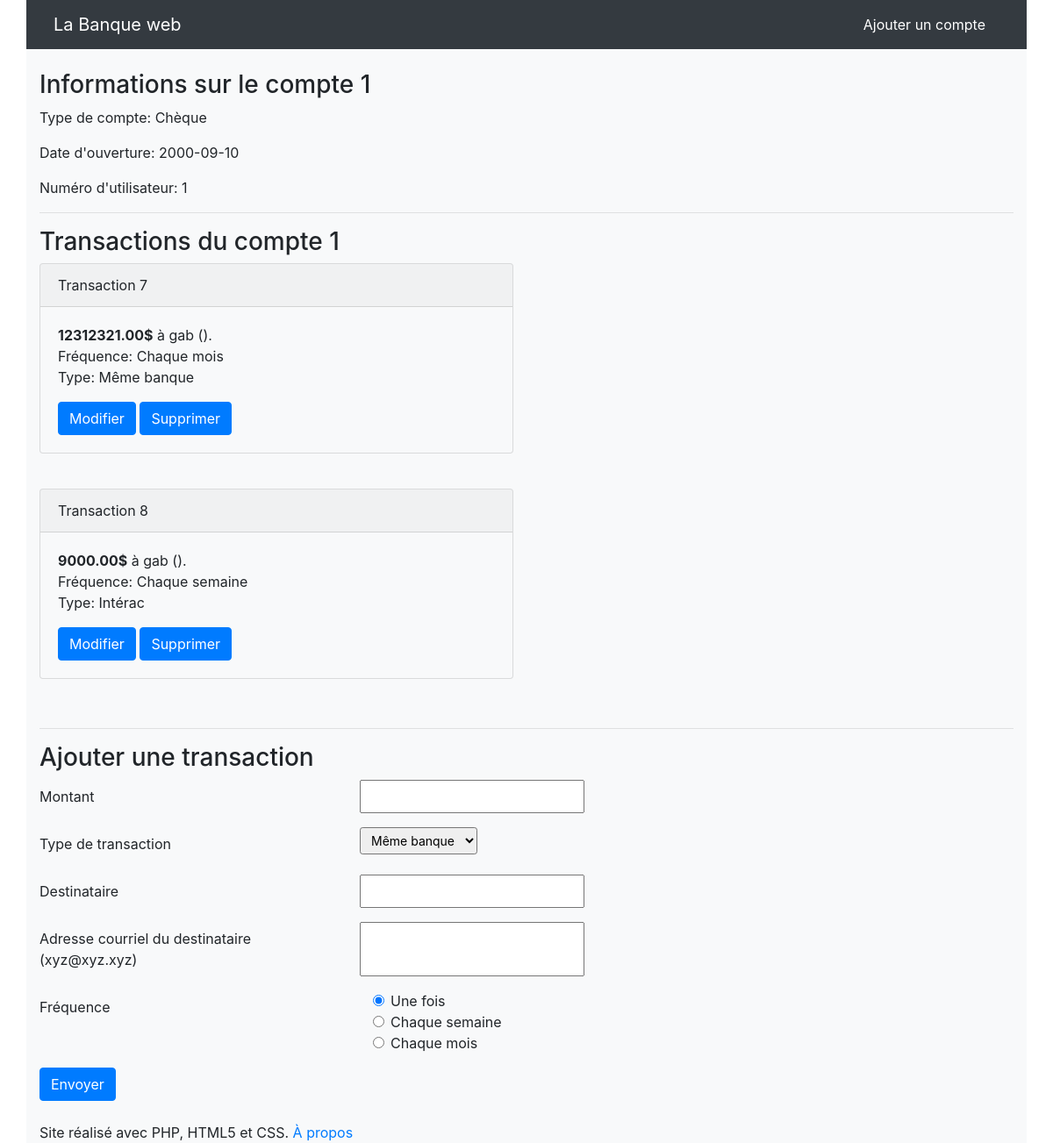
The page /index.php?action=compte&id=1 on the database as committed earlier.
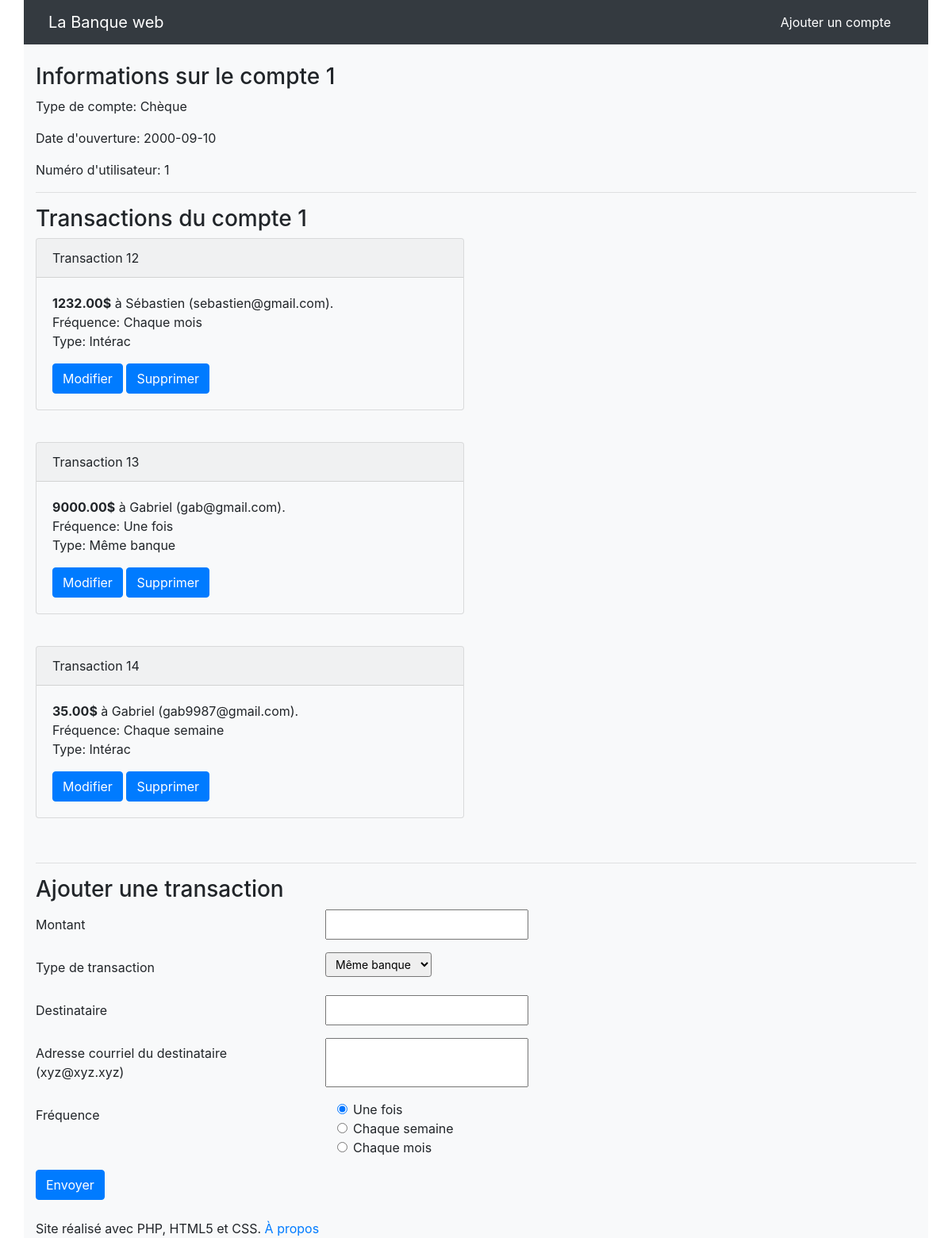
The same page on the database as committed later.
### tables this page shows
CREATE TABLE `comptes` (
  `id` int(11) NOT NULL,
  `type_compte` varchar(255) NOT NULL,
  `date` date NOT NULL,
  `id_utilisateur` int(11) NOT NULL
);

CREATE TABLE `transactions` (
  `id` int(11) NOT NULL,
  `montant` decimal(10,2) NOT NULL,
  `type_transaction` varchar(255) NOT NULL,
  `destinataire` varchar(255) NOT NULL,
  `courrielDestinataire` varchar(255) NOT NULL,
  `frequence` varchar(255) NOT NULL,
  `id_compte` int(11) NOT NULL
);

### Controleur/Controleur.php (called while the page is built, shortened)
<?php
require 'Modele/modele.php';
function compte($idCompte, $erreur)
{
    $compte = getCompte($idCompte);
    $transactions = getTransactions($idCompte);
    require 'Vue/vueCompte.php';
}

### Modele/modele.php (called while the page is built, shortened)
<?php
function getBdd()
{
    $bdd = new PDO('mysql:host=localhost;dbname=banque_web;charset=utf8', 'root', 'mysql', array(PDO::ATTR_ERRMODE => PDO::ERRMODE_EXCEPTION));
    return $bdd;
}
function getCompte($idCompte)
{
    $bdd = getBdd();
    $compte = $bdd->prepare('select id, type_compte, date, id_utilisateur from comptes where id=?');
    $compte->execute(array($idCompte));
    if ($compte->rowCount() == 1)
        return $compte->fetch();
    else
        throw new Exception("Aucun compte ne correspond à l'identifiant '$idCompte'");
}
function getTransactions($idCompte)
{
    $bdd = getBdd();
    $transactions = $bdd->prepare('select id, montant, type_transaction, destinataire, courrielDestinataire, frequence, id_compte from transactions where id_compte=?');
    $transactions->execute(array($idCompte));
    return $transactions;
}

### Vue/vueCompte.php (the view, shortened to what this page needs)
    <article>
        <header>
            <br>
            <h3>Informations sur le compte <?= $compte['id'] ?></h3>
            <p>Type de compte: <?= $compte['type_compte'] ?></p>
            <p>
                <time>Date d'ouverture: <?= $compte['date'] ?></time>
            </p>
            <p>Numéro d'utilisateur: <?= $compte['id_utilisateur'] ?></p>
        </header>
    </article>
    <hr/>
    <header>
        <h3>Transactions du compte <?= $compte['id'] ?></h3>
    </header>
<?php foreach ($transactions as $transaction): ?>
    <div class="card bg-light mb-3" style="max-width: 540px;">
        <div class="card-header">
            Transaction <?= $transaction['id'] ?>
        </div>
        <div class="card-body">
            <p>
                <strong><?= $transaction['montant'] ?>$</strong> à <?= $transaction['destinataire'] ?>
                (<?= $transaction['courrielDestinataire'] ?>). <br>
                Fréquence: <?= $transaction['frequence'] ?> <br>
                Type: <?= $transaction['type_transaction'] ?>
            </p>
            <a class="btn btn-primary" href="index.php?action=modifier&id=<?= $transaction['id'] ?>">Modifier</a> <a
                    class="btn btn-primary"
                    href="index.php?action=confirmer&id=<?= $transaction['id'] ?>">Supprimer</a>
        </div>
    </div>
    <br>
<?php endforeach; ?>
    <hr>
    <form action="index.php?action=transaction" method="post">
        <h3>Ajouter une transaction</h3>
        <div>
            <div class="form-group row">
                <label for="montant" class="col-sm-4 col-form-label">Montant </label><input type="text" name="montant"
                                                                                            id="auto"/>
            </div>
            <div class="form-group row">
                <label for="type_transaction" class="col-sm-4 col-form-label">Type de transaction </label>
                <select class="form-control-sm" name="type_transaction">
                    <option value="Même banque">Même banque</option>
                </select>
            </div>
            <div class="form-group row">
                <label for="destinataire" class="col-sm-4 col-form-label">Destinataire </label><input id="destinataire"
                                                                                                      name="destinataire"
                                                                                                      type="text"/>
            </div>
            <div class="form-group row">
                <label for="courrielDestinataire" class="col-sm-4 col-form-label">Adresse courriel du
                    destinataire (xyz@xyz.xyz) </label><input id="courrielDestinataire"
                                                              name="courrielDestinataire"
                                                              type="text"/>
                <div class="col-sm-3">
                </div>
            </div>
            <fieldset class="form-group">
                <div class="row">
                    <label for="frequence" class="col-sm-4 col-form-label">Fréquence </label>
                    <div class="col-sm-3">
                        <div class="form-check">
                            <input class="form-check-input" type="radio" name="frequence" value="Une fois" id="uneFois"
                                   checked="checked"/>
                            <label class="form-check-label" for="uneFois">Une fois</label>
                        </div>
                        <div class="form-check">
                            <input class="form-check-input" type="radio" name="frequence" value="Chaque semaine"
                                   id="semaine"/>
                            <label class="form-check-label" for="semaine">Chaque semaine</label>
                        </div>
                        <div class="form-check ">
                            <input class="form-check-input" type="radio" name="frequence" value="Chaque mois"
                                   id="mois"/>
                            <label class="form-check-label" for="mois">Chaque mois</label>
                        </div>
                    </div>
                </div>
            </fieldset>
            <input class="btn btn-primary" type="submit" value="Envoyer"/>
        </div>
    </form>
<?php $contenu = ob_get_clean(); ?>
<?php require 'Vue/gabarit.php'; ?>

### index.php
<?php
require './Controleur/Controleur.php';
try {
    if (isset($_GET['action'])) {
        if ($_GET['action'] == 'compte') {
            if (isset($_GET['id'])) {
                $id = intval($_GET['id']);
                if ($id != 0) {
                    $erreur = isset($_GET['erreur']) ? $_GET['erreur'] : '';
                    compte($id, $erreur);
                } else
                    throw new Exception("Identifiant de compte incorrect");
            } else
                throw new Exception("Aucun identifiant de compte");
        } else if ($_GET['action'] == 'transaction') {
            if (isset($_POST['id_compte'])) {
                $id = intval($_POST['id_compte']);
                if ($id != 0) {
                    $compte = getCompte($id);
                    $transaction = $_POST;
                    transaction($transaction);
                } else
                    throw new Exception("Identifiant de compte incorrect");
            } else
                throw new Exception("Aucun identifiant de compte");
        } else if ($_GET['action'] == 'confirmer') {
            if (isset($_GET['id'])) {
                $id = intval($_GET['id']);
                if ($id != 0) {
                    confirmer($id);
                } else
                    throw new Exception("Identifiant de transaction incorrect");
            } else
                throw new Exception("Aucun identifiant de transaction");
        } else if ($_GET['action'] == 'supprimer') {
            if (isset($_POST['id'])) {
                $id = intval($_POST['id']);
                if ($id != 0) {
                    supprimer($id);
                } else
                    throw new Exception("Identifiant de transaction incorrect");
            } else
                throw new Exception("Aucun identifiant de transaction");
        } else if ($_GET['action'] == 'nouveauCompte') {
            nouveauCompte();
        } else if ($_GET['action'] == 'ajouter') {
            $compte = $_POST;
            ajouter($compte);
        } else if ($_GET['action'] == 'modifier') {
            if (isset($_GET['id'])) {
                $id = intval($_GET['id']);
                if ($id != 0) {
                    modifier($id);
                } else
                    throw new Exception("Identifiant de transaction incorrect");
            } else
                throw new Exception("Aucun identifiant de transaction");
        } else if ($_GET['action'] == 'appliquerModification') {
            if (isset($_POST['id'])) {
                $id = intval($_POST['id']);
                if ($id != 0) {
                    $transaction = $_POST;
                    appliquerModification($transaction);
                } else
                    throw new Exception("Identifiant de transaction incorrect");
            } else
                throw new Exception("Aucun identifiant de transaction");
        } else if ($_GET['action'] == 'quelsMontants') {
            quelsMontants($_GET['term']);
        }
    } else {
        accueil();
    }
} catch (Exception $e) {
    erreur($e->getMessage());
}

### Vue/gabarit.php (shortened to what this page needs)
<!doctype html>
<html lang="fr">
<head>
    <link rel="stylesheet" href="https://stackpath.bootstrapcdn.com/bootstrap/4.3.1/css/bootstrap.min.css"
>
    <link rel="stylesheet"
          href="http://ajax.googleapis.com/ajax/libs/jqueryui/1.10.1/themes/base/minified/jquery-ui.min.css"
          type="text/css"/>
</head>
<body>
<div>
    <div class="container bg-dark">
        <nav class="navbar navbar-dark bg-dark">
            <a class="navbar-brand" href="index.php">La Banque web</a>
            <a class="nav-link" style="color: white" ; href="index.php?action=nouveauCompte">Ajouter un compte</a>
        </nav>
    </div>
    <div class="container bg-light">
        <?= $contenu ?>
    </div>
    <footer class="container bg-light">
        <br>
        Site réalisé avec PHP, HTML5 et CSS. <a href="./apropos.html">À propos</a>
    </footer>
</div>
</body>
</html>

Rows that differ between the two databases and show on the page:
removed transactions: id "7", montant "12312321.00", destinataire "gab", frequence "Chaque mois", type_transaction "Même banque"
removed transactions: id "8", montant "9000.00", destinataire "gab", frequence "Chaque semaine", type_transaction "Intérac"
added transactions: id "12", montant "1232.00", destinataire "Sébastien", courrielDestinataire "sebastien@gmail.com", frequence "Chaque mois", type_transaction "Intérac"
added transactions: id "13", montant "9000.00", destinataire "Gabriel", courrielDestinataire "gab@gmail.com", frequence "Une fois", type_transaction "Même banque"
added transactions: id "14", montant "35.00", destinataire "Gabriel", courrielDestinataire "gab9987@gmail.com", frequence "Chaque semaine", type_transaction "Intérac"
